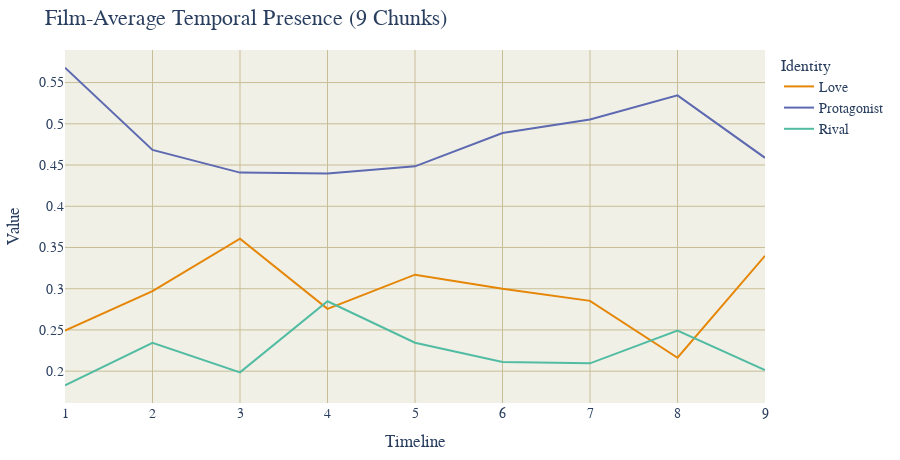

Notebook cell for this chart:
### Markdown cell above
### CHUNKED PRESENCE WITH FILM MEANS

### Code cell
CHUNKING = 9

# User plotly to visualize something

import plotly.express as px
import pandas as pd

# Load all csv files in csv/
import glob
import os

csv_files = glob.glob("csv/*.csv")

USE_GENERAL_NAMES = True # Keep true
USE_GENDER_NAMES = False

USE_FILM_AVERAGE = True # Better keep true

IGNORE_MINOR_CHARACTERS = True

FILM_FRAME_TOTALS = {
	"Cliff": 2097,
	"Our Village": 2377,
	"Diary of Nurse": 2297,
	"Sabrina": 2751,
	"The Man from Laramie": 2477,
	"Human Desire": 2200,
	"Chikamatsu Story": 2460,
	"Black River": 2552,
	"Duel in the Sun": 3207,
	"Gilda": 2652,
	"Jigoku Mon": 2151,
	"Kurutta Kajitsu": 2076,
	"Notorious": 2433,
	"Oklahoma": 3577,
	"Vikings": 2740,
	"Waves of Life": 2465
}

RIVALS = ["Keming", "Professor Yuan", "Haoru", "David", "Vic", "Carl", "Ishun", "Hitokiri Joe", "Natsuhisa", "Bo Kang", "Wataru", "Jud", "Alex Sebastian", "Ballin", "Einar", "Jesse"]
MALES = ["Zhanwu", "Fan Jun", "Changping", "Linus", "Will", "Jeff", "Mohei", "Nishida", "Haruji", "Jin Zhang", "Moritoo", "Curly", "Devlin", "Johnny", "Eric", "Lewt"]
LADIES = ["Shuzhen", "Fang Qing", "Suhua", "Sabrina", "Barbara", "Vicki", "Osan", "Shizuko", "Eri", "Ye Suping", "Kesa", "Laurey", "Alicia", "Gilda", "Morgana", "Pearl"]

PROTAGONISTS = ["Zhanwu", "Fang Qing", "Suhua", "Sabrina", "Will", "Jeff", "Mohei", "Nishida", "Haruji", "Jin Zhang", "Moritoo", "Curly", "Alicia", "Johnny", "Eric", "Pearl"]
LOVES = ["Shuzhen", "Fan Jun", "Changping", "Linus", "Barbara", "Vicki", "Osan", "Shizuko", "Eri", "Ye Suping", "Kesa", "Laurey", "Devlin", "Gilda", "Morgana", "Lewt"]

def find_section(range_start, range_end, num_sections, value):
    """
    Given a range [range_start, range_end], this function splits it into
    num_sections and returns which section (1-based index) the value falls into.

    :param range_start: The start of the range (inclusive).
    :param range_end: The end of the range (inclusive).
    :param num_sections: Number of sections to divide the range into.
    :param value: The value for which we want to determine the section index.
    :return: The section index (1-based) where the value fits.
    """
    # Handle edge cases, e.g., if value < range_start or value > range_end
    if value <= range_start:
        return 1
    if value >= range_end:
        return num_sections

    # Compute the size of each section
    section_size = (range_end - range_start) / num_sections

    # Determine which section the value falls into using integer division
    section_index = int((value - range_start) // section_size) + 1

    # Make sure the section index doesn't exceed num_sections
    if section_index > num_sections:
        section_index = num_sections

    return section_index

def get_name(name):
	if USE_GENDER_NAMES:
		if name in MALES:
			name = "Male"
		elif name in LADIES:
			name = "Female"
	else:
		if name in PROTAGONISTS:
			name = "Protagonist"
		elif name in LOVES:
			name = "Love"
	return name

data = []
chunks = []
chunk_totals = {}
chunk_all_totals = []
for i in range(CHUNKING + 1):
	chunk_all_totals.append(0)
for i in range(CHUNKING + 1):
	chunks.append({})

for file in csv_files:
	film = file[4:-4]
	with open(file) as f:
		lines = f.readlines()[2:]
		for line in lines:
			line = line.split(",")
			if line[5] != "\"N/A\"":
				# Att 3 is frame numbder / film's total frames (the film is the name of the current csv file)
				total = FILM_FRAME_TOTALS[os.path.basename(file)[:-4]]
				frame = int(line[0][1:][:-1])
				name = line[5][1:][:-1]
				if USE_GENERAL_NAMES:
					if name in RIVALS:
						name = "Rival"
					name = get_name(name)
				if IGNORE_MINOR_CHARACTERS:
					if USE_GENERAL_NAMES:
						if name not in ["Rival", "Protagonist", "Female", "Male", "Love"]:
							continue
					else:
						if name not in RIVALS:
							if name not in PROTAGONISTS:
								if name not in LOVES:
									continue

				time = find_section(0, total, CHUNKING, frame)

				name = film + ":::" + name
				chunk_all_totals[time] += 1

				# the chunk array time participant is a dictionary of the participants in that chunk
				chunk_key = film + "---" + f"{time}"
				if chunk_key not in chunk_totals:
					chunk_totals[chunk_key] = 0

				chunk_totals[chunk_key] += 1
				if name not in chunks[time]:
					chunks[time][name] = 0
				chunks[time][name] += 1
				#data.append([frame, line[1], name, time])

for i in range(CHUNKING+1):
	names = {}
	for name in chunks[i]:
		# print(name)
		
		films = name.split(":::")
		real_name = films[1]
		real_film = films[0]

		total = chunk_totals[real_film + "---" + f"{i}"]
		character_in_chunk = chunks[i][name]
		avg = character_in_chunk / total
		if real_name not in names:
			names[real_name] = 0
		if USE_FILM_AVERAGE:
			names[real_name] += avg
		else:
			names[real_name] += character_in_chunk

	for name in names:
		chunk_total = names[name]
		real_avg = chunk_total / len(FILM_FRAME_TOTALS)

		data.append([i, name, real_avg])

df = pd.DataFrame(data, columns=["Timeline", "Identity", "Value"])
df["Identity"] = df["Identity"].astype(str)
df["Identity"] = df["Identity"].apply(lambda x: x.split(" ")[0])

# Create a scatter plot of the data
fig = px.line(df, x="Timeline", y="Value", color="Identity", title=f"Film-Average Temporal Presence ({CHUNKING} Chunks)", color_discrete_sequence=px.colors.qualitative.Vivid)
fig.update_layout(
    plot_bgcolor='rgb(240, 240, 230)',
	font=dict(family="Georgia", size=14),
    title_font=dict(size=22),
    legend_title_font=dict(size=16),
	margin=dict(t=50, b=40, l=40, r=40), height=460
)
fig.update_xaxes(showgrid=True, gridcolor='rgb(200, 190, 150)', zeroline=False)
fig.update_yaxes(showgrid=True, gridcolor='rgb(200, 190, 150)', zeroline=False)
fig.show()

### Figure 1 — Plotly figure (JSON) as saved in the notebook; plotly's stock layout.template omitted (floating-point values rounded to 4 significant figures)
{"data": [{"hovertemplate": "Identity=Love<br>Timeline=%{x}<br>Value=%{y}<extra></extra>", "legendgroup": "Love", "line": {"color": "rgb(229, 134, 6)", "dash": "solid"}, "marker": {"symbol": "circle"}, "mode": "lines", "name": "Love", "orientation": "v", "showlegend": true, "type": "scatter", "x": [1, 2, 3, 4, 5, 6, 7, 8, 9], "xaxis": "x", "y": [0.2491, 0.2972, 0.3606, 0.2755, 0.3171, 0.2999, 0.2853, 0.2163, 0.3399], "yaxis": "y"}, {"hovertemplate": "Identity=Protagonist<br>Timeline=%{x}<br>Value=%{y}<extra></extra>", "legendgroup": "Protagonist", "line": {"color": "rgb(93, 105, 177)", "dash": "solid"}, "marker": {"symbol": "circle"}, "mode": "lines", "name": "Protagonist", "orientation": "v", "showlegend": true, "type": "scatter", "x": [1, 2, 3, 4, 5, 6, 7, 8, 9], "xaxis": "x", "y": [0.5681, 0.4684, 0.4408, 0.4396, 0.4484, 0.4888, 0.5053, 0.5345, 0.4587], "yaxis": "y"}, {"hovertemplate": "Identity=Rival<br>Timeline=%{x}<br>Value=%{y}<extra></extra>", "legendgroup": "Rival", "line": {"color": "rgb(82, 188, 163)", "dash": "solid"}, "marker": {"symbol": "circle"}, "mode": "lines", "name": "Rival", "orientation": "v", "showlegend": true, "type": "scatter", "x": [1, 2, 3, 4, 5, 6, 7, 8, 9], "xaxis": "x", "y": [0.1828, 0.2344, 0.1986, 0.2848, 0.2345, 0.2113, 0.2095, 0.2492, 0.2014], "yaxis": "y"}], "layout": {"font": {"family": "Georgia", "size": 14}, "height": 460, "legend": {"title": {"font": {"size": 16}, "text": "Identity"}, "tracegroupgap": 0}, "margin": {"b": 40, "l": 40, "r": 40, "t": 50}, "plot_bgcolor": "rgb(240, 240, 230)", "title": {"font": {"size": 22}, "text": "Film-Average Temporal Presence (9 Chunks)"}, "xaxis": {"anchor": "y", "domain": [0, 1], "gridcolor": "rgb(200, 190, 150)", "showgrid": true, "title": {"text": "Timeline"}, "zeroline": false}, "yaxis": {"anchor": "x", "domain": [0, 1], "gridcolor": "rgb(200, 190, 150)", "showgrid": true, "title": {"text": "Value"}, "zeroline": false}}}
